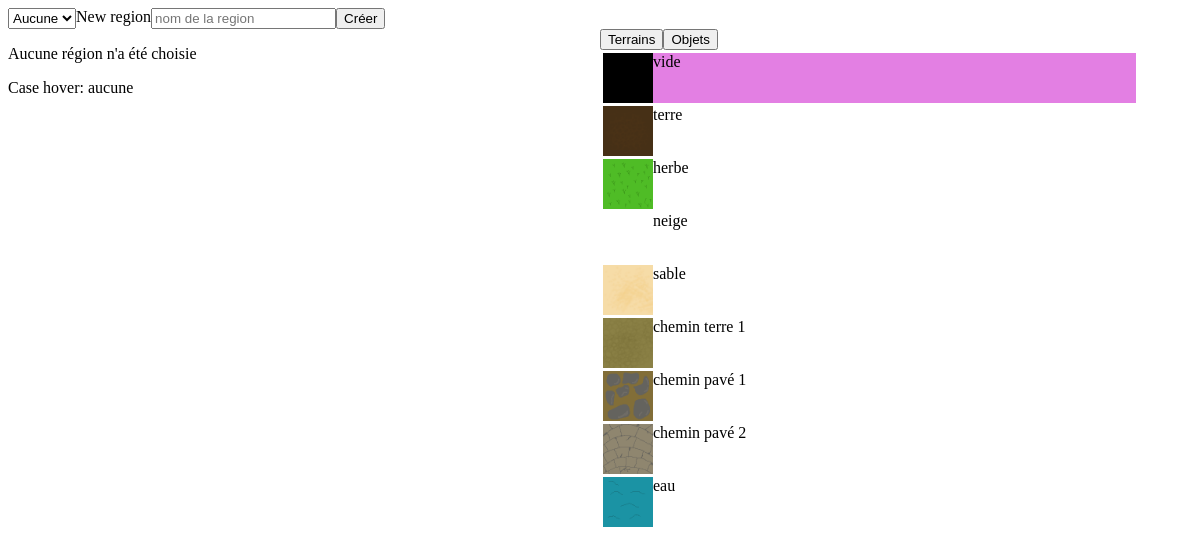
Page /web/php/editor.php on the committed database.
### tables this page shows
CREATE TABLE terrain (
			id_terrain INT PRIMARY KEY,
		 	image_ TEXT,
		 	nom  TEXT,
	     	peut_marcher BOOLEAN,
		 	cultivable BOOLEAN,
		 	objet_dessus BOOLEAN);

### includes/bdd.php (called while the page is built, shortened)
<?php
function requete_prep($db, $requested, $vars=array(), $debug=false){
    $statement = $db->prepare($requested, array(PDO::ATTR_CURSOR => PDO::CURSOR_FWDONLY));
    $reponse = $statement->execute($vars);
    $arr = $statement->fetchAll();
    return $arr;
}

### web/php/editor.php (the view, shortened to what this page needs)
<?php
include_once "../../includes/bdd.php";
$db = load_db("../../includes/config.json");
$requete = "SELECT * FROM terrain;";
$terrains = array();
$r = requete_prep($db, $requete);
foreach($r as $i=>$data){
    $nom = $data["nom"];
    $img = $data["image_"];
    $terrains[$data["id_terrain"]] = array("nom"=>$nom, "img"=>$img);
}
$requete = "SELECT * FROM objets;";
$objets = array();
$r = requete_prep($db, $requete);
foreach($r as $i=>$data){
    $nom = $data["nom"];
    $img = $data["image_"];
    $objets[$data["id_objet"]] = array("id_objet"=>$data["id_objet"], "nom"=>$nom, "img"=>$img, "z_index"=>$data["z_index"]);
}
$region_selected = "";
$cases_terrains = array();
$cases_objets = array();
?>
<html>
    <head>
        <link href="../css/editor.css" rel="stylesheet" />
    </head>
    <body>
        <div>
            <div class="row">
                <select id="region_sel" onchange="change_map()">
                    <option value="" <?php if($region_selected==""){ echo "selected"; } ?>>Aucune</option>
                </select>
                <div class="row">
                    <label>New region</label>
                    <input id="new_region_name" type="text" placeholder="nom de la region">
                    <button onclick="new_region();">Créer</button>
                </div>
            </div>
        </div>
        <div class="row">
            <div style="overflow:auto;width:100%;height:90%;">
            <?php
                if($region_selected!=""){
                    echo "<svg viewBox=\"0 0 100 80\" id=\"viewport\" onmouseleave=\"is_clicking=false;\" style=\"background:white;border:1px solid black;\" xmlns=\"http://www.w3.org/2000/svg\">";
                    $tx = 20;
                    $ty = 16;
                    $tc = 5;
                    $dx = 0;
                    $dy = 0;
                    for($x=0; $x<$tx; $x++){
                        for($y=0; $y<$ty; $y++){
                            $cx = $x * $tc + $dx;
                            $cy = $y * $tc + $dy;
                            $idd = "$x-$y";
                            $src="../imgs/tuiles/vide.png";
                            if(isset($cases_terrains[$idd])){
                                $img = $terrains[$cases_terrains[$idd]["tile"]]["img"];
                                $src="../imgs/tuiles/$img";
                            }
                            $ct = $tc+0.15;
                            echo "<image z_index=0 id=\"$x-$y\" xlink:href=\"$src\" x=\"$cx\" y=\"$cy\" width=\"$ct\" height=\"$ct\" onmouseover=\"mo($x,$y);\" onmouseout=\"ml($x,$y);\" class=\"case\"></image>";
                        }
                    }
                    for($x=0; $x<$tx; $x++){
                        for($y=0; $y<$ty; $y++){
                            $cx = $x * $tc + $dx;
                            $cy = $y * $tc + $dy;
                            $idd = "$x-$y";
                            $src="";
                            if(isset($cases_objets[$idd])){
                                $img = $objets[$cases_objets[$idd]["id_objet"]]["img"];
                                $src="../imgs/objets/$img";
                            }
                            $ct = $tc+0.15;
                            echo "<image z_index=0 id=\"o_$x-$y\" xlink:href=\"$src\" x=\"$cx\" y=\"$cy\" width=\"$ct\" height=\"$ct\" onmouseover=\"mo($x,$y);\" onmouseout=\"ml($x,$y);\" class=\"case\"></image>";
                        }
                    }
                    echo "</svg>";
                }
                else{
                    echo "<p>Aucune région n'a été choisie</p>";
                }
            ?>
            <div>
                <p>Case hover: <span id="hover_case">aucune</span></p>
            </div>
            </div>
            <div style="overflow:scroll;width:100%;height:500px;">
                <div class="liste_tiles">
                    <div class="row">
                        <button onclick="set_selection('terrains');">Terrains</button>
                        <button onclick="set_selection('objets');">Objets</button>
                    </div>
                    <div id="terrains">
                        <?php
                            foreach($terrains as $i=>$data){
                                $img = $data["img"];
                                $nom = $data["nom"];
                                $sel = "";
                                if($i==0){
                                    $sel = "liste_element_selectione";
                                }
                                echo "<div id=\"liste_elt_$i\" class=\"liste_element $sel\" onclick=\"select_tile($i);\"><img class=\"img_liste_element\" src=\"../imgs/tuiles/$img\" /><label>$nom</label></div>";
                            }
                        ?>
                    </div>
                </div>
            </div>
        </div>
    </body>
</html>

### web/css/editor.css (style rules this page uses)
.row { display: flex; flex-direction: row; }
.liste_element { width: 90%; display: flex; flex-direction: row; margin: 3px; }
.liste_element_selectione { background-color: rgba(200, 0, 200, 0.5); }
.img_liste_element { width: 50px; height: 50px; float: left; }

### rows in the picture
terrain: image_ (picture), nom "vide"
terrain: image_ (picture), nom "terre"
terrain: image_ (picture), nom "herbe"
terrain: image_ (picture), nom "neige"
terrain: image_ (picture), nom "sable"
terrain: image_ (picture), nom "chemin terre 1"
terrain: image_ (picture), nom "chemin pavé 1"
terrain: image_ (picture), nom "chemin pavé 2"
terrain: image_ (picture), nom "eau"
